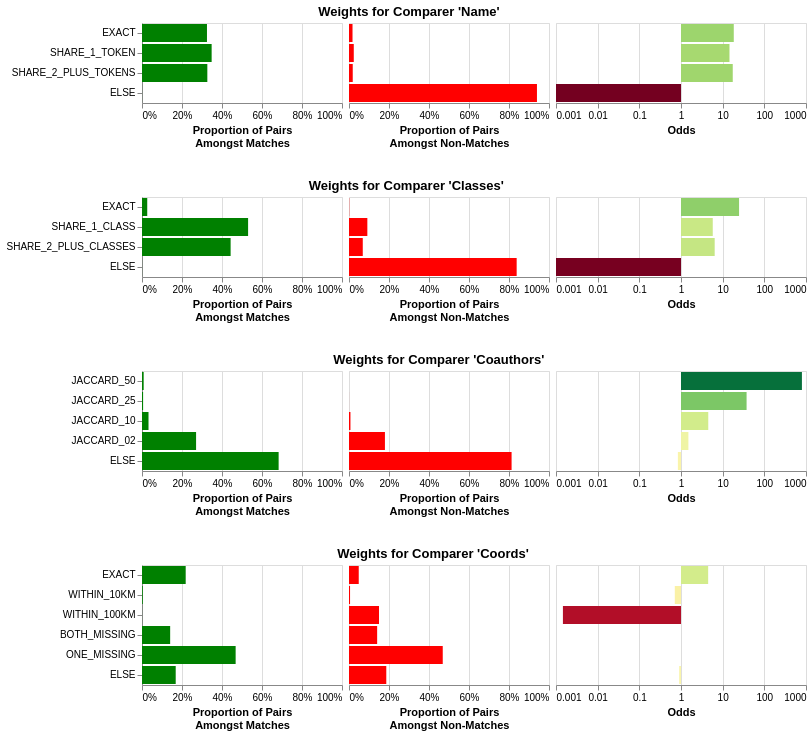

Notebook source saved alongside this figure:
### Markdown cell above
The result above is the blocked table, with a column added for every `Comparer`.
The value of each column is the level that the record pair matched at.
For example, there is now a "Name" column,
filled with values like "exact", "share 1 token", etc.

Now that we have our features, we can use the Fellegi-Sunter model to train weights
for each of these features. This is a probabilistic model that is based on the concept
of odds. When you see an exact match on name, that increases the odds of a match
by some amount, maybe 10x. When you see a non-match on name, that decreases the odds
of a match by some amount, maybe 0.1x. We can either train this from labeled data,
or we can use unlabeled data using an algorithm called "Expectation Maximization".

### Code cell
weights = mismo.fs.train_using_em(comparers, featured, featured, max_pairs=100_000)
# Can save and load weights
# weights.to_json("weights.json")
# weights = ComparisonWeights.from_json("weights.json")
weights.plot()

### Figure 1 — Vega-Lite specification as saved in the notebook (floating-point values rounded to 4 significant figures)
{"config": {"view": {"continuousWidth": 300, "continuousHeight": 300}}, "vconcat": [{"hconcat": [{"data": {"name": "data-92d33fd6e8885975ed297482118429d1"}, "mark": {"type": "bar"}, "encoding": {"color": {"value": "green"}, "tooltip": [{"field": "level", "title": "Level", "type": "nominal"}, {"field": "m", "format": "%", "title": "Proportion Amongst Matching Pairs", "type": "quantitative"}, {"field": "u", "format": "%", "title": "Proportion Amongst Non-Matching Pairs", "type": "quantitative"}, {"field": "odds", "format": "f", "title": "Odds", "type": "quantitative"}, {"field": "explanation", "title": "Explanation", "type": "nominal"}], "x": {"axis": {"format": "%"}, "field": "m", "scale": {"domain": [0, 1]}, "title": ["Proportion of Pairs", "Amongst Matches"], "type": "quantitative"}, "y": {"axis": {}, "field": "level", "sort": {"field": "level_order"}, "title": null, "type": "nominal"}}, "name": "view_7b3107d3b3ad3906_0", "width": 200}, {"data": {"name": "data-92d33fd6e8885975ed297482118429d1"}, "mark": {"type": "bar"}, "encoding": {"color": {"value": "red"}, "tooltip": [{"field": "level", "title": "Level", "type": "nominal"}, {"field": "m", "format": "%", "title": "Proportion Amongst Matching Pairs", "type": "quantitative"}, {"field": "u", "format": "%", "title": "Proportion Amongst Non-Matching Pairs", "type": "quantitative"}, {"field": "odds", "format": "f", "title": "Odds", "type": "quantitative"}, {"field": "explanation", "title": "Explanation", "type": "nominal"}], "x": {"axis": {"format": "%"}, "field": "u", "scale": {"domain": [0, 1]}, "title": ["Proportion of Pairs", "Amongst Non-Matches"], "type": "quantitative"}, "y": {"axis": null, "field": "level", "sort": {"field": "level_order"}, "title": null, "type": "nominal"}}, "name": "view_4cf76235f5762936_1", "width": 200}, {"data": {"name": "data-92d33fd6e8885975ed297482118429d1"}, "mark": {"type": "bar"}, "encoding": {"color": {"field": "log_odds", "legend": null, "scale": {"domainMax": 3, "domainMid": 0, "domainMin": -3, "scheme": "redyellowgreen"}, "title": "Log Odds", "type": "quantitative"}, "tooltip": [{"field": "level", "title": "Level", "type": "nominal"}, {"field": "m", "format": "%", "title": "Proportion Amongst Matching Pairs", "type": "quantitative"}, {"field": "u", "format": "%", "title": "Proportion Amongst Non-Matching Pairs", "type": "quantitative"}, {"field": "odds", "format": "f", "title": "Odds", "type": "quantitative"}, {"field": "explanation", "title": "Explanation", "type": "nominal"}], "x": {"axis": {"labelExpr": "pow(10,datum.value)"}, "field": "log_odds", "scale": {"domain": [-3, 3]}, "title": "Odds", "type": "quantitative"}, "y": {"axis": null, "field": "level", "sort": {"field": "level_order"}, "title": null, "type": "nominal"}}, "name": "view_9d4deb83bf341b54_2", "width": 250}], "spacing": 5, "title": {"text": "Weights for Comparer 'Name'", "anchor": "middle"}}, {"hconcat": [{"data": {"name": "data-797f86245b95b56baf8a042de41beeda"}, "mark": {"type": "bar"}, "encoding": {"color": {"value": "green"}, "tooltip": [{"field": "level", "title": "Level", "type": "nominal"}, {"field": "m", "format": "%", "title": "Proportion Amongst Matching Pairs", "type": "quantitative"}, {"field": "u", "format": "%", "title": "Proportion Amongst Non-Matching Pairs", "type": "quantitative"}, {"field": "odds", "format": "f", "title": "Odds", "type": "quantitative"}, {"field": "explanation", "title": "Explanation", "type": "nominal"}], "x": {"axis": {"format": "%"}, "field": "m", "scale": {"domain": [0, 1]}, "title": ["Proportion of Pairs", "Amongst Matches"], "type": "quantitative"}, "y": {"axis": {}, "field": "level", "sort": {"field": "level_order"}, "title": null, "type": "nominal"}}, "name": "view_8af3d42cead952d6_0", "width": 200}, {"data": {"name": "data-797f86245b95b56baf8a042de41beeda"}, "mark": {"type": "bar"}, "encoding": {"color": {"value": "red"}, "tooltip": [{"field": "level", "title": "Level", "type": "nominal"}, {"field": "m", "format": "%", "title": "Proportion Amongst Matching Pairs", "type": "quantitative"}, {"field": "u", "format": "%", "title": "Proportion Amongst Non-Matching Pairs", "type": "quantitative"}, {"field": "odds", "format": "f", "title": "Odds", "type": "quantitative"}, {"field": "explanation", "title": "Explanation", "type": "nominal"}], "x": {"axis": {"format": "%"}, "field": "u", "scale": {"domain": [0, 1]}, "title": ["Proportion of Pairs", "Amongst Non-Matches"], "type": "quantitative"}, "y": {"axis": null, "field": "level", "sort": {"field": "level_order"}, "title": null, "type": "nominal"}}, "name": "view_15a8fe46bb5ea6e2_1", "width": 200}, {"data": {"name": "data-797f86245b95b56baf8a042de41beeda"}, "mark": {"type": "bar"}, "encoding": {"color": {"field": "log_odds", "legend": null, "scale": {"domainMax": 3, "domainMid": 0, "domainMin": -3, "scheme": "redyellowgreen"}, "title": "Log Odds", "type": "quantitative"}, "tooltip": [{"field": "level", "title": "Level", "type": "nominal"}, {"field": "m", "format": "%", "title": "Proportion Amongst Matching Pairs", "type": "quantitative"}, {"field": "u", "format": "%", "title": "Proportion Amongst Non-Matching Pairs", "type": "quantitative"}, {"field": "odds", "format": "f", "title": "Odds", "type": "quantitative"}, {"field": "explanation", "title": "Explanation", "type": "nominal"}], "x": {"axis": {"labelExpr": "pow(10,datum.value)"}, "field": "log_odds", "scale": {"domain": [-3, 3]}, "title": "Odds", "type": "quantitative"}, "y": {"axis": null, "field": "level", "sort": {"field": "level_order"}, "title": null, "type": "nominal"}}, "name": "view_4a1e3647ed094827_2", "width": 250}], "spacing": 5, "title": {"text": "Weights for Comparer 'Classes'", "anchor": "middle"}}, {"hconcat": [{"data": {"name": "data-4a97e7eef9670a7fc3a6ea8f029e1060"}, "mark": {"type": "bar"}, "encoding": {"color": {"value": "green"}, "tooltip": [{"field": "level", "title": "Level", "type": "nominal"}, {"field": "m", "format": "%", "title": "Proportion Amongst Matching Pairs", "type": "quantitative"}, {"field": "u", "format": "%", "title": "Proportion Amongst Non-Matching Pairs", "type": "quantitative"}, {"field": "odds", "format": "f", "title": "Odds", "type": "quantitative"}, {"field": "explanation", "title": "Explanation", "type": "nominal"}], "x": {"axis": {"format": "%"}, "field": "m", "scale": {"domain": [0, 1]}, "title": ["Proportion of Pairs", "Amongst Matches"], "type": "quantitative"}, "y": {"axis": {}, "field": "level", "sort": {"field": "level_order"}, "title": null, "type": "nominal"}}, "name": "view_112a99657fcc7a3d_0", "width": 200}, {"data": {"name": "data-4a97e7eef9670a7fc3a6ea8f029e1060"}, "mark": {"type": "bar"}, "encoding": {"color": {"value": "red"}, "tooltip": [{"field": "level", "title": "Level", "type": "nominal"}, {"field": "m", "format": "%", "title": "Proportion Amongst Matching Pairs", "type": "quantitative"}, {"field": "u", "format": "%", "title": "Proportion Amongst Non-Matching Pairs", "type": "quantitative"}, {"field": "odds", "format": "f", "title": "Odds", "type": "quantitative"}, {"field": "explanation", "title": "Explanation", "type": "nominal"}], "x": {"axis": {"format": "%"}, "field": "u", "scale": {"domain": [0, 1]}, "title": ["Proportion of Pairs", "Amongst Non-Matches"], "type": "quantitative"}, "y": {"axis": null, "field": "level", "sort": {"field": "level_order"}, "title": null, "type": "nominal"}}, "name": "view_8b3f7327cf3a9af4_1", "width": 200}, {"data": {"name": "data-4a97e7eef9670a7fc3a6ea8f029e1060"}, "mark": {"type": "bar"}, "encoding": {"color": {"field": "log_odds", "legend": null, "scale": {"domainMax": 3, "domainMid": 0, "domainMin": -3, "scheme": "redyellowgreen"}, "title": "Log Odds", "type": "quantitative"}, "tooltip": [{"field": "level", "title": "Level", "type": "nominal"}, {"field": "m", "format": "%", "title": "Proportion Amongst Matching Pairs", "type": "quantitative"}, {"field": "u", "format": "%", "title": "Proportion Amongst Non-Matching Pairs", "type": "quantitative"}, {"field": "odds", "format": "f", "title": "Odds", "type": "quantitative"}, {"field": "explanation", "title": "Explanation", "type": "nominal"}], "x": {"axis": {"labelExpr": "pow(10,datum.value)"}, "field": "log_odds", "scale": {"domain": [-3, 3]}, "title": "Odds", "type": "quantitative"}, "y": {"axis": null, "field": "level", "sort": {"field": "level_order"}, "title": null, "type": "nominal"}}, "name": "view_bce34d934d5e39bf_2", "width": 250}], "spacing": 5, "title": {"text": "Weights for Comparer 'Coauthors'", "anchor": "middle"}}, {"hconcat": [{"data": {"name": "data-5bf843d542ba137b1626e0be43178df4"}, "mark": {"type": "bar"}, "encoding": {"color": {"value": "green"}, "tooltip": [{"field": "level", "title": "Level", "type": "nominal"}, {"field": "m", "format": "%", "title": "Proportion Amongst Matching Pairs", "type": "quantitative"}, {"field": "u", "format": "%", "title": "Proportion Amongst Non-Matching Pairs", "type": "quantitative"}, {"field": "odds", "format": "f", "title": "Odds", "type": "quantitative"}, {"field": "explanation", "title": "Explanation", "type": "nominal"}], "x": {"axis": {"format": "%"}, "field": "m", "scale": {"domain": [0, 1]}, "title": ["Proportion of Pairs", "Amongst Matches"], "type": "quantitative"}, "y": {"axis": {}, "field": "level", "sort": {"field": "level_order"}, "title": null, "type": "nominal"}}, "name": "view_9751e946867f5c48_0", "width": 200}, {"data": {"name": "data-5bf843d542ba137b1626e0be43178df4"}, "mark": {"type": "bar"}, "encoding": {"color": {"value": "red"}, "tooltip": [{"field": "level", "title": "Level", "type": "nominal"}, {"field": "m", "format": "%", "title": "Proportion Amongst Matching Pairs", "type": "quantitative"}, {"field": "u", "format": "%", "title": "Proportion Amongst Non-Matching Pairs", "type": "quantitative"}, {"field": "odds", "format": "f", "title": "Odds", "type": "quantitative"}, {"field": "explanation", "title": "Explanation", "type": "nominal"}], "x": {"axis": {"format": "%"}, "field": "u", "scale": {"domain": [0, 1]}, "title": ["Proportion of Pairs", "Amongst Non-Matches"], "type": "quantitative"}, "y": {"axis": null, "field": "level", "sort": {"field": "level_order"}, "title": null, "type": "nominal"}}, "name": "view_06f45d5aa06c27ac_1", "width": 200}, {"data": {"name": "data-5bf843d542ba137b1626e0be43178df4"}, "mark": {"type": "bar"}, "encoding": {"color": {"field": "log_odds", "legend": null, "scale": {"domainMax": 3, "domainMid": 0, "domainMin": -3, "scheme": "redyellowgreen"}, "title": "Log Odds", "type": "quantitative"}, "tooltip": [{"field": "level", "title": "Level", "type": "nominal"}, {"field": "m", "format": "%", "title": "Proportion Amongst Matching Pairs", "type": "quantitative"}, {"field": "u", "format": "%", "title": "Proportion Amongst Non-Matching Pairs", "type": "quantitative"}, {"field": "odds", "format": "f", "title": "Odds", "type": "quantitative"}, {"field": "explanation", "title": "Explanation", "type": "nominal"}], "x": {"axis": {"labelExpr": "pow(10,datum.value)"}, "field": "log_odds", "scale": {"domain": [-3, 3]}, "title": "Odds", "type": "quantitative"}, "y": {"axis": null, "field": "level", "sort": {"field": "level_order"}, "title": null, "type": "nominal"}}, "name": "view_c0dad2f946aa54ea_2", "width": 250}], "spacing": 5, "title": {"text": "Weights for Comparer 'Coords'", "anchor": "middle"}}], "params": [{"name": "param_1e9efca18e7a2868", "select": {"type": "interval", "encodings": ["x", "y"]}, "bind": "scales", "views": ["view_7b3107d3b3ad3906_0", "view_4cf76235f5762936_1", "view_9d4deb83bf341b54_2", "view_8af3d42cead952d6_0", "view_15a8fe46bb5ea6e2_1", "view_4a1e3647ed094827_2", "view_112a99657fcc7a3d_0", "view_8b3f7327cf3a9af4_1", "view_bce34d934d5e39bf_2", "view_9751e946867f5c48_0", "view_06f45d5aa06c27ac_1", "view_c0dad2f946aa54ea_2"]}], "spacing": 30, "$schema": "https://vega.github.io/schema/vega-lite/v6.1.0.json", "datasets": {"data-92d33fd6e8885975ed297482118429d1": [{"level": "EXACT", "m": 0.3249, "u": 0.01759, "odds": 18.47, "log_odds": 1.266, "level_order": 0, "explanation": "Seeing this level makes the odds of a match 18.471 times more likely"}, {"level": "SHARE_1_TOKEN", "m": 0.3482, "u": 0.0239, "odds": 14.57, "log_odds": 1.164, "level_order": 1, "explanation": "Seeing this level makes the odds of a match 14.572 times more likely"}, {"level": "SHARE_2_PLUS_TOKENS", "m": 0.3267, "u": 0.01871, "odds": 17.46, "log_odds": 1.242, "level_order": 2, "explanation": "Seeing this level makes the odds of a match 17.459 times more likely"}, {"level": "ELSE", "m": 0.00022, "u": 0.9398, "odds": 0.0002341, "log_odds": -3.631, "level_order": 3, "explanation": "Seeing this level makes the odds of a match 4,272.349 times less likely"}], "data-797f86245b95b56baf8a042de41beeda": [{"level": "EXACT", "m": 0.02618, "u": 0.001058, "odds": 24.75, "log_odds": 1.393, "level_order": 0, "explanation": "Seeing this level makes the odds of a match 24.745 times more likely"}, {"level": "SHARE_1_CLASS", "m": 0.5305, "u": 0.09174, "odds": 5.782, "log_odds": 0.7621, "level_order": 1, "explanation": "Seeing this level makes the odds of a match 5.782 times more likely"}, {"level": "SHARE_2_PLUS_CLASSES", "m": 0.4431, "u": 0.06887, "odds": 6.434, "log_odds": 0.8085, "level_order": 2, "explanation": "Seeing this level makes the odds of a match 6.434 times more likely"}, {"level": "ELSE", "m": 0.00022, "u": 0.8383, "odds": 0.0002625, "log_odds": -3.581, "level_order": 3, "explanation": "Seeing this level makes the odds of a match 3,810.220 times less likely"}], "data-4a97e7eef9670a7fc3a6ea8f029e1060": [{"level": "JACCARD_50", "m": 0.008361, "u": 1.048e-05, "odds": 798.1, "log_odds": 2.902, "level_order": 0, "explanation": "Seeing this level makes the odds of a match 798.092 times more likely"}, {"level": "JACCARD_25", "m": 0.005501, "u": 0.0001467, "odds": 37.5, "log_odds": 1.574, "level_order": 1, "explanation": "Seeing this level makes the odds of a match 37.504 times more likely"}, {"level": "JACCARD_10", "m": 0.03256, "u": 0.007218, "odds": 4.511, "log_odds": 0.6543, "level_order": 2, "explanation": "Seeing this level makes the odds of a match 4.511 times more likely"}, {"level": "JACCARD_02", "m": 0.2704, "u": 0.1797, "odds": 1.505, "log_odds": 0.1775, "level_order": 3, "explanation": "Seeing this level makes the odds of a match 1.505 times more likely"}, {"level": "ELSE", "m": 0.6832, "u": 0.8129, "odds": 0.8404, "log_odds": -0.07553, "level_order": 4, "explanation": "Seeing this level makes the odds of a match 1.190 times less likely"}], "data-5bf843d542ba137b1626e0be43178df4": [{"level": "EXACT", "m": 0.2185, "u": 0.04869, "odds": 4.487, "log_odds": 0.6519, "level_order": 0, "explanation": "Seeing this level makes the odds of a match 4.487 times more likely"}, {"level": "WITHIN_10KM", "m": 0.00374, "u": 0.005269, "odds": 0.7098, "log_odds": -0.1489, "level_order": 1, "explanation": "Seeing this level makes the odds of a match 1.409 times less likely"}, {"level": "WITHIN_100KM", "m": 0.00022, "u": 0.1501, "odds": 0.001466, "log_odds": -2.834, "level_order": 2, "explanation": "Seeing this level makes the odds of a match 682.167 times less likely"}, {"level": "BOTH_MISSING", "m": 0.1408, "u": 0.1407, "odds": 1.001, "log_odds": 0.0002718, "level_order": 3, "explanation": "Seeing this level makes the odds of a match 1.001 times more likely"}, {"level": "ONE_MISSING", "m": 0.4682, "u": 0.4688, "odds": 0.9988, "log_odds": -0.0005178, "level_order": 4, "explanation": "Seeing this level makes the odds of a match 1.001 times less likely"}, {"level": "ELSE", "m": 0.1685, "u": 0.1865, "odds": 0.9039, "log_odds": -0.04388, "level_order": 5, "explanation": "Seeing this level makes the odds of a match 1.106 times less likely"}]}}
